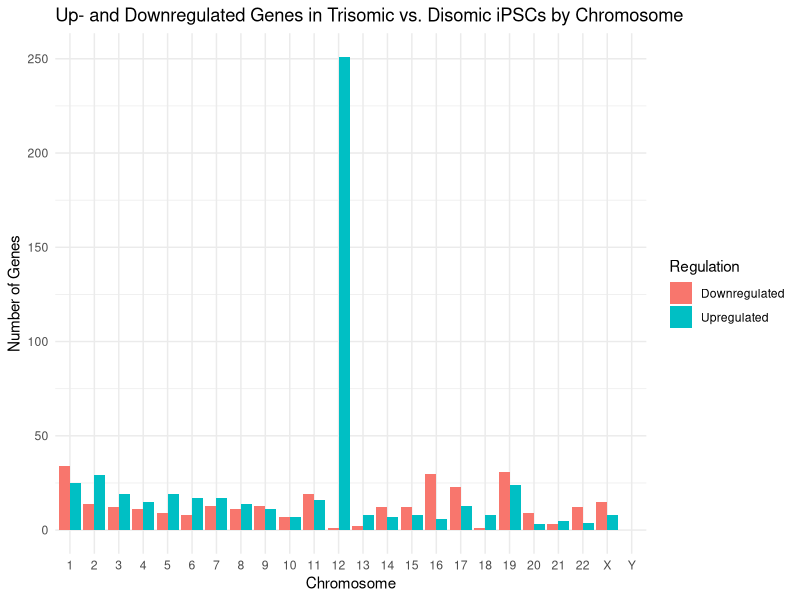
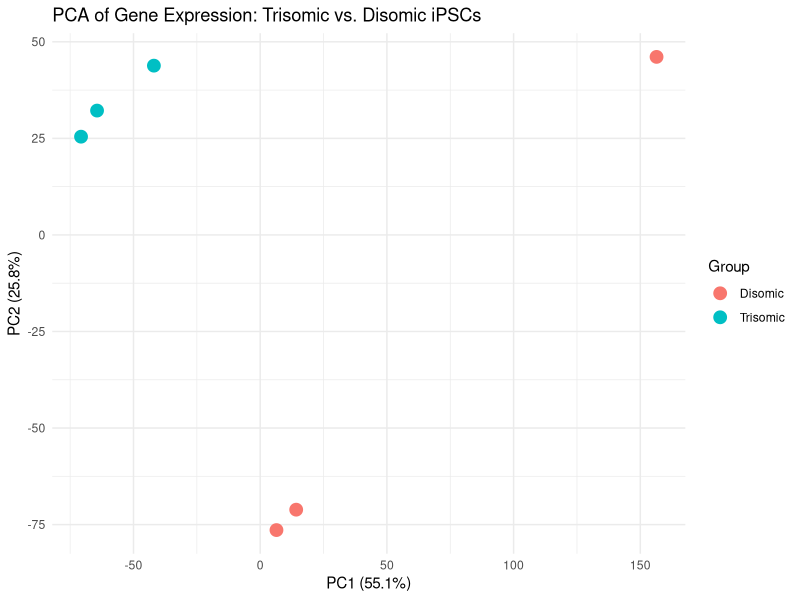
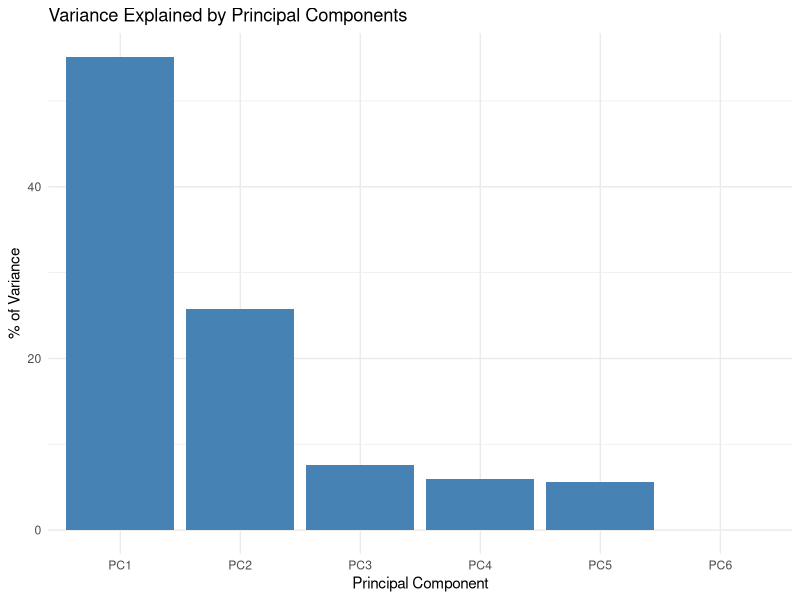

Recreate these plots in R, in order. (Note: this script raises an error after producing the figures.)
## ---- chunk 1
# Load tidyverse for wrangling, plotting, and file reading
library(tidyverse)
## ---- chunk 2
# Read CSV and preview first few rows
library(readr)

rna <- read_csv("../data/BulkRNAseq_with_Chr.csv")
head(rna)

glimpse(rna)

## ---- chunk 3

# Step 1: Define thresholds
log2fc_cutoff <- log2(1.5)
padj_cutoff <- 0.05

# Step 2: Categorize genes
rna <- rna %>%
  mutate(
    Regulation = case_when(
      log2FoldChange >= log2fc_cutoff & pAdj < padj_cutoff ~ "Upregulated",
      log2FoldChange <= -log2fc_cutoff & pAdj < padj_cutoff ~ "Downregulated",
      TRUE ~ "Not Significant"
    )
  )

# Step 3: Filter out NA chromosome names and define correct chromosome order
valid_chromosomes <- c(as.character(1:22), "X", "Y")

# Step 4: Summarize data per chromosome and regulation category
reg_summary <- rna %>%
  filter(Regulation != "Not Significant", chromosome_name %in% valid_chromosomes) %>%
  mutate(chromosome_name = factor(chromosome_name, levels = valid_chromosomes)) %>%
  count(chromosome_name, Regulation) %>%
  complete(chromosome_name, Regulation, fill = list(n = 0))

# Step 5: Plot
ggplot(reg_summary, aes(x = chromosome_name, y = n, fill = Regulation)) +
  geom_bar(stat = "identity", position = "dodge") +
  labs(
    title = "Up- and Downregulated Genes in Trisomic vs. Disomic iPSCs by Chromosome",
    x = "Chromosome",
    y = "Number of Genes"
  ) +
  theme_minimal()

## ---- chunk 4

# Extract expression matrix (only the columns with expression values)
expr_matrix <- rna %>%
  select(P33_1, P33_2, P33_3, P3_1, P3_2, P3_3) %>%
  as.matrix()

# Transpose the matrix: samples as rows, genes as columns
expr_t <- t(expr_matrix)

# Perform PCA
pca_res <- prcomp(expr_t, scale. = TRUE)

# Create a data frame with PCA scores
pca_df <- as.data.frame(pca_res$x)

# Add sample group labels (in same order as columns in original matrix)
pca_df$Group <- c("Trisomic", "Trisomic", "Trisomic", "Disomic", "Disomic", "Disomic")

# Plot PCA
ggplot(pca_df, aes(x = PC1, y = PC2, color = Group)) +
  geom_point(size = 4) +
  labs(
    title = "PCA of Gene Expression: Trisomic vs. Disomic iPSCs",
    x = paste0("PC1 (", round(summary(pca_res)$importance[2, 1] * 100, 1), "%)"),
    y = paste0("PC2 (", round(summary(pca_res)$importance[2, 2] * 100, 1), "%)")
  ) +
  theme_minimal()

# PCA variance summary
pca_var_df <- as.data.frame(summary(pca_res)$importance[1:2, ])
pca_var_df <- tibble::rownames_to_column(pca_var_df, var = "Metric")

# View the table
pca_var_df

# Extract proportion of variance explained
variance_explained <- summary(pca_res)$importance[2, ]  # Second row = proportion of variance
pc_names <- names(variance_explained)

# Create a data frame for plotting
var_df <- data.frame(
  PC = pc_names,
  Variance = variance_explained * 100  # Convert to percentage
)

# Bar plot of % variance explained
ggplot(var_df, aes(x = PC, y = Variance)) +
  geom_bar(stat = "identity", fill = "steelblue") +
  labs(
    title = "Variance Explained by Principal Components",
    x = "Principal Component",
    y = "% of Variance"
  ) +
  theme_minimal()

## ---- chunk 5

# Set a seed for reproducibility
set.seed(956)

# Load the data
rna <- read_csv("BulkRNAseq_with_Chr.csv")


# Extract just the numeric expression values (samples only)
expr_data <- rna %>%
  select(gene_symbol, P3_1, P3_2, P3_3, P33_1, P33_2, P33_3)

# Transpose the data: samples as rows, genes as columns
expr_long <- expr_data %>%
  pivot_longer(-gene_symbol, names_to = "Sample", values_to = "Expression") %>%
  pivot_wider(names_from = gene_symbol, values_from = Expression)

# Add group info (Disomic vs Trisomic)
expr_long <- expr_long %>%
  mutate(Group = case_when(
    str_starts(Sample, "P3_") ~ "Disomic",
    str_starts(Sample, "P33_") ~ "Trisomic"
  ))

# Build the PCA Recipe
rna_pca_recipe <- recipe(~ ., data = expr_long) %>%
  update_role(Sample, Group, new_role = "id") %>%
  step_naomit(all_predictors()) %>%
  step_normalize(all_predictors()) %>%
  step_pca(all_predictors(), id = "pca")

## ---- chunk 6
# Prep and apply the recipe
rna_pca_prep <- prep(rna_pca_recipe, training = expr_long)
rna_pca_bake <- bake(rna_pca_prep, new_data = NULL)

## ---- chunk 7
# View variable contributions to each PC
rna_pca_prep %>%
  tidy(id = "pca", type = "coef")

# View variance explained by each PC
rna_pca_prep %>%
  tidy(id = "pca", type = "variance")

## ---- chunk 8
rna_pca_prep %>%
  tidy(id = "pca", type = "variance") %>%
  filter(terms == "percent variance") %>%
  mutate(component = as.numeric(component)) %>%  # Convert component to numeric
  ggplot(aes(x = component, y = value)) +
  geom_col(fill = "steelblue") +
  ylab("% of total variance") +
  xlab("Principal Component (PC)") +
  scale_x_continuous(breaks = 1:6) +  # Explicit x-axis ticks: 1 to 6
  geom_text(aes(label = round(value, 1)), vjust = 1.5)

## ---- chunk 9
ggplot(rna_pca_bake, aes(PC1, PC2, color = Group, shape = Group)) +
  geom_point(size = 4, alpha = 0.8) +
  theme_minimal() +
  labs(title = "PCA of Disomic vs Trisomic iPSCs",
       x = "PC1", y = "PC2")

## ---- chunk 10

# Step 1: Filter only Chromosome 12 genes
chr12_genes <- rna %>%
  filter(chromosome_name == "12")

# Step 2: Define thresholds
log2fc_cutoff <- log2(1.5)
padj_cutoff <- 0.05

# Step 3: Categorize genes
chr12_genes <- chr12_genes %>%
  mutate(Regulation = case_when(
    log2FoldChange >= log2fc_cutoff & pAdj < padj_cutoff ~ "Upregulated",
    log2FoldChange <= -log2fc_cutoff & pAdj < padj_cutoff ~ "Downregulated",
    TRUE ~ "Not Significant"
  ))

# Step 4: Volcano plot
ggplot(chr12_genes, aes(x = log2FoldChange, y = -log10(pAdj), color = Regulation)) +
  geom_point(alpha = 0.8, size = 2) +
  scale_color_manual(values = c("Upregulated" = "magenta", "Downregulated" = "blue", "Not Significant" = "gray")) +
  geom_vline(xintercept = c(-log2fc_cutoff, log2fc_cutoff), linetype = "dashed", color = "black") +
  geom_hline(yintercept = -log10(padj_cutoff), linetype = "dashed", color = "black") +
  labs(
    title = "Volcano Plot of Chromosome 12 Genes",
    subtitle = "Trisomic vs. Disomic iPSCs",
    x = "Log2 Fold Change",
    y = "-Log10 Adjusted p-value"
  ) +
  theme_minimal()

## ---- chunk 11

library(tidyverse)
library(ggrepel)  # for better label positioning

# Step 1: Filter only Chromosome 12 genes
chr12_genes <- rna %>%
  filter(chromosome_name == "12")

# Step 2: Define thresholds
log2fc_cutoff <- log2(1.5)
padj_cutoff <- 0.05

# Step 3: Categorize genes
chr12_genes <- chr12_genes %>%
  mutate(Regulation = case_when(
    log2FoldChange >= log2fc_cutoff & pAdj < padj_cutoff ~ "Upregulated",
    log2FoldChange <= -log2fc_cutoff & pAdj < padj_cutoff ~ "Downregulated",
    TRUE ~ "Not Significant"
  ))

# Step 4: Select top 20 up and 20 downregulated genes to label
top_genes <- chr12_genes %>%
  filter(Regulation == "Upregulated") %>%
  arrange(pAdj, desc(log2FoldChange)) %>%
  slice_head(n = 20) %>%
  bind_rows(
    chr12_genes %>%
      filter(Regulation == "Downregulated") %>%
      arrange(pAdj, log2FoldChange) %>%
      slice_head(n = 20)
  )

# Step 5: Volcano plot with triangles instead of circles
ggplot(chr12_genes, aes(x = log2FoldChange, y = -log10(pAdj), color = Regulation)) +
  geom_point(alpha = 0.8, size = 2, shape = 17) +  # triangle shape
  geom_text_repel(
    data = top_genes,
    aes(label = gene_symbol),
    size = 3,
    box.padding = 0.5,
    point.padding = 0.3,
    max.overlaps = Inf,
    segment.color = "gray40"
  ) +
  scale_color_manual(
    values = c(
      "Upregulated" = "red",
      "Downregulated" = "blue",
      "Not Significant" = "gray"
    )
  ) +
  geom_vline(xintercept = c(-log2fc_cutoff, log2fc_cutoff), linetype = "dashed", color = "black") +
  geom_hline(yintercept = -log10(padj_cutoff), linetype = "dashed", color = "black") +
  labs(
    title = "Volcano Plot of Chromosome 12 Genes",
    subtitle = "Trisomic vs. Disomic iPSCs",
    x = "Log2 Fold Change",
    y = "-Log10 Adjusted p-value"
  ) +
  theme_minimal()
